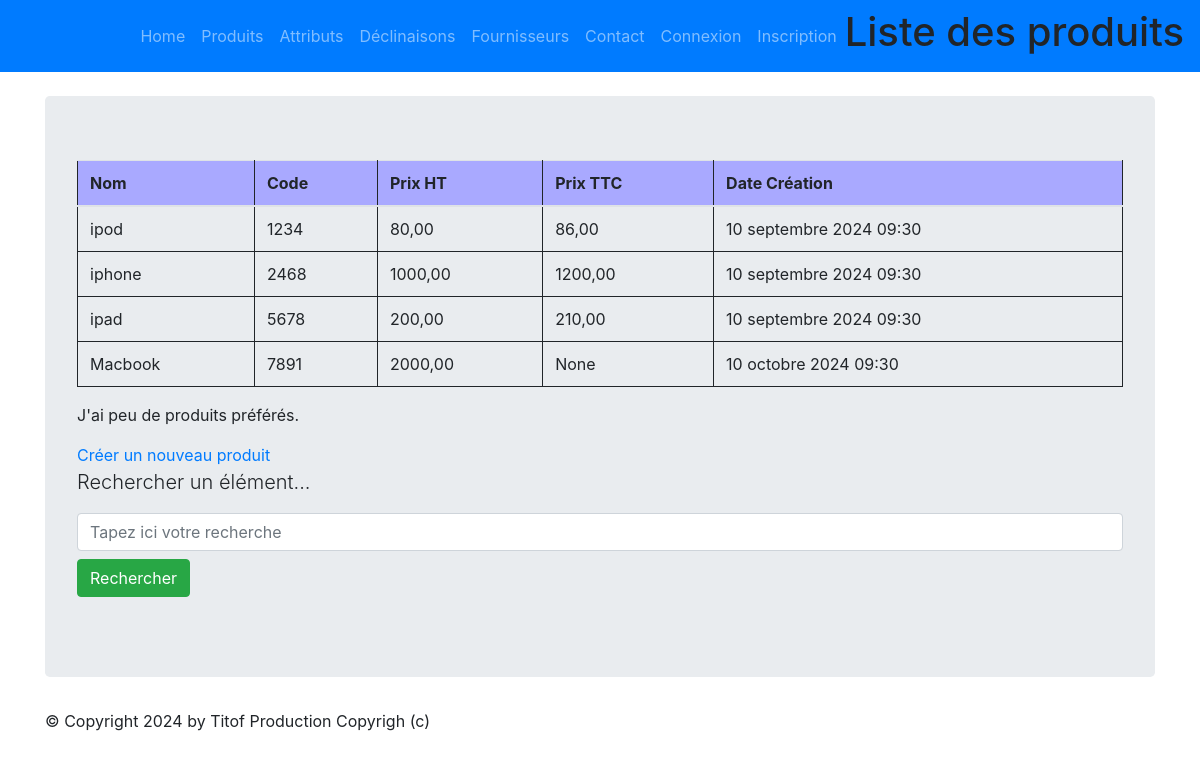
Screenshot of /monapp/product/list with the database file from the repository.
### monapp/models.py (models this page shows, shortened)
class Product(models.Model):
    class Meta:
        verbose_name = "Produit"
    name          = models.CharField(max_length=100)
    code          = models.CharField(max_length=10, null=True, blank=True, unique=True)
    price_ht      = models.DecimalField(max_digits=8, decimal_places=2,  null=True, blank=True, verbose_name="Prix unitaire HT")
    price_ttc     = models.DecimalField(max_digits=8, decimal_places=2,  null=True, blank=True, verbose_name="Prix unitaire TTC")
    status        = models.SmallIntegerField(choices=PRODUCT_STATUS, default=0)
    date_creation = models.DateTimeField(blank=True, verbose_name="Date création")
    stock = models.IntegerField(default=0,verbose_name="Stock")

### monapp/views.py (the view)
# urls.py: path("product/list",views.ProductListView.as_view(), name="product-list"),
class ProductListView(ListView):
  model = Product
  template_name = "monapp/list_products.html"
  context_object_name = "products"
  def get_queryset(self ):
    query = self.request.GET.get('search')
    if query:
      return Product.objects.filter(name__icontains=query)
    return Product.objects.all()
  def get_context_data(self, **kwargs):
    context = super(ProductListView, self).get_context_data(**kwargs)
    context['titremenu'] = "Liste des produits"
    return context

### monapp/templates/monapp/list_products.html (shortened to what this page needs)
{% extends 'monapp/base.html' %}
{% block menu %}
<h1>Liste des produits</h1>
{% endblock %}
{% block contenu %}
        <table class="table">
            <thead>
                <th>Nom</th>
                <th>Code</th>
                <th>Prix HT</th>
                <th>Prix TTC</th>
                <th>Date Création</th>
            </thead>
            <tbody>
                {% for prdct in products %}
                <tr>
                    <td>{{ prdct.name }} </td>
                    <td>{{ prdct.code }} </td>
                    <td>{{ prdct.price_ht }} </td>
                    <td>{{ prdct.price_ttc }} </td>
                    <td>{{ prdct.date_creation }} </td>
                </tr>
                {% endfor %}
            </tbody>
        </table>
        <p>
            J'ai
            {% if prdcts|length < 5 %}
            peu de
            {% elif prdcts|length < 10 %}
            quelques
            {% else %}
            beaucoup de
            {% endif %}
            produits préférés.
        </p>
        <a href="{% url 'product-add' %}">Créer un nouveau produit</a>
<p class="lead mb-3 ml-0">Rechercher un élément...</p>
<form method="GET" action="">
<input class="form-control" type="text" name="search" placeholder="Tapez ici votre recherche"
    value="{{ request.GET.search }}">
    <button type="submit" class="btn btn-success mt-2">Rechercher</button>
</form>
{% endblock %}

### static/styles.css (style rules this page uses)
.table { border: 1px solid; border-collapse: collapse; position: relative; width: 100%; }
.table th { border: 1px solid; padding: 5px; background-color: rgb(169, 169, 255); text-emphasis-color: white; }
.table td { border: 1px solid; padding: 5px; }

### rows the page displays
Product: name "ipod", code "1234", price_ht "80,00", price_ttc "86,00", date_creation "10 septembre 2024 09:30"
Product: name "iphone", code "2468", price_ht "1000,00", price_ttc "1200,00", date_creation "10 septembre 2024 09:30"
Product: name "ipad", code "5678", price_ht "200,00", price_ttc "210,00", date_creation "10 septembre 2024 09:30"
Product: name "Macbook", code "7891", price_ht "2000,00", price_ttc "None", date_creation "10 octobre 2024 09:30"
